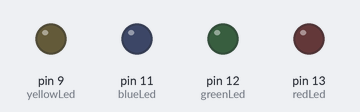
This sketch was run on a simulated Arduino Uno, built with avr-gcc and run on an emulated ATmega328P. Parts: output pins drawn as LEDs (lit = HIGH).

Above: at 0.05 s.
At 6.45 s:
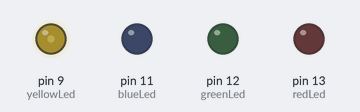
At 12.85 s:
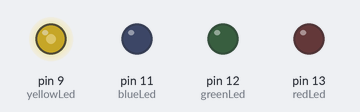
At 25.6 s:
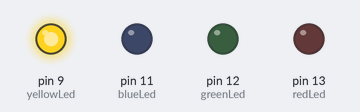
Timing chart, 0 to 40.0 s (numbered marks = the images above):
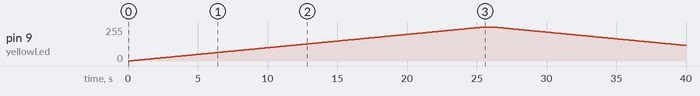

The sketch:

LEDdebut.ino
```cpp
int redLed = 13;
int greenLed = 12;
int blueLed = 11;
int yellowLed = 9;
int brightness;
int redTime = 300;
int greenTime = 100;
int blueTime = 600;
int count = 1;

void setup() {
  // put your setup code here, to run once:
  pinMode(redLed, OUTPUT);
  pinMode(greenLed, OUTPUT);
  pinMode(blueLed, OUTPUT);
  pinMode(yellowLed, OUTPUT);
}

void loop() {
  // put your main code here, to run repeatedly:
  for (brightness = 0; brightness <= 255; brightness++)
  {
    analogWrite(yellowLed, brightness);
    delay(100);
  }
  delay(500);
  for (brightness = 255; brightness >= 0; brightness--)
  {
    analogWrite(yellowLed, brightness);
    delay(100);
  }
  delay(500);

  /**
  while (count <= 5) {
    digitalWrite(redLed, HIGH);
    delay(redTime);
    digitalWrite(redLed, LOW);
    delay(redTime);
    count += 1;
  }
  count = 1;
  while (count <= 5) {
    digitalWrite(greenLed, HIGH);
    delay(greenTime);
    digitalWrite(greenLed, LOW);
    delay(greenTime);
    count += 1;
  }
  count = 1;
  while (count <= 5) {
    digitalWrite(blueLed, HIGH);
    delay(blueTime);
    digitalWrite(blueLed, LOW);
    delay(blueTime);
    count += 1;
  }
  count = 1;
  **/

}
```

Measured:
- by itself, pin 9 (yellowLed): rises from 0/255 to 255/255 in 25.4 s, then falls to 117/255 in 14.4 s
